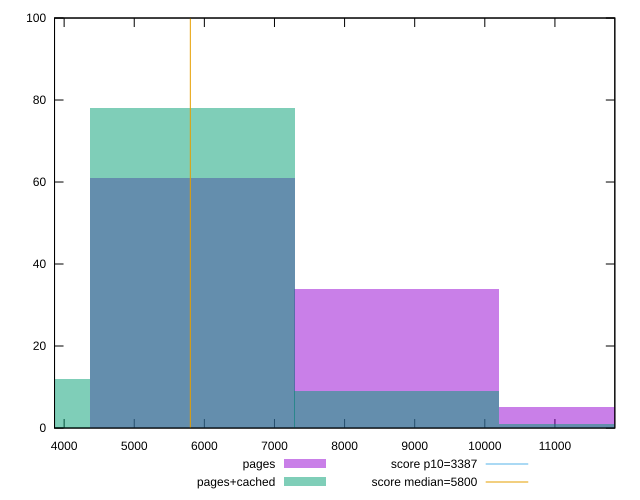

This figure's gnuplot source:
reset

$pages <<EOF
11657.218419710209 5
5828.609209855104 61
8742.913814782656 34
EOF

$pagesCached <<EOF
8742.913814782656 9
2914.304604927552 12
5828.609209855104 78
11657.218419710209 1
EOF

set key outside below
set boxwidth 2914.304604927552
set xrange [3863.0944850124533:11854.37589098875]
set yrange [0:100]
set trange [0:100]
set style fill transparent solid 0.5 noborder

set parametric
set terminal svg size 640, 500 enhanced background rgb 'white'
set output "report_00015_2021-02-09T16-11-33.973Z/speed-index/comparison/histogram/0_vs_1.svg"

plot $pages title "pages" with boxes, \
     $pagesCached title "pages+cached" with boxes, \
     3387,t title "score p10=3387", \
     5800,t title "score median=5800"

reset
